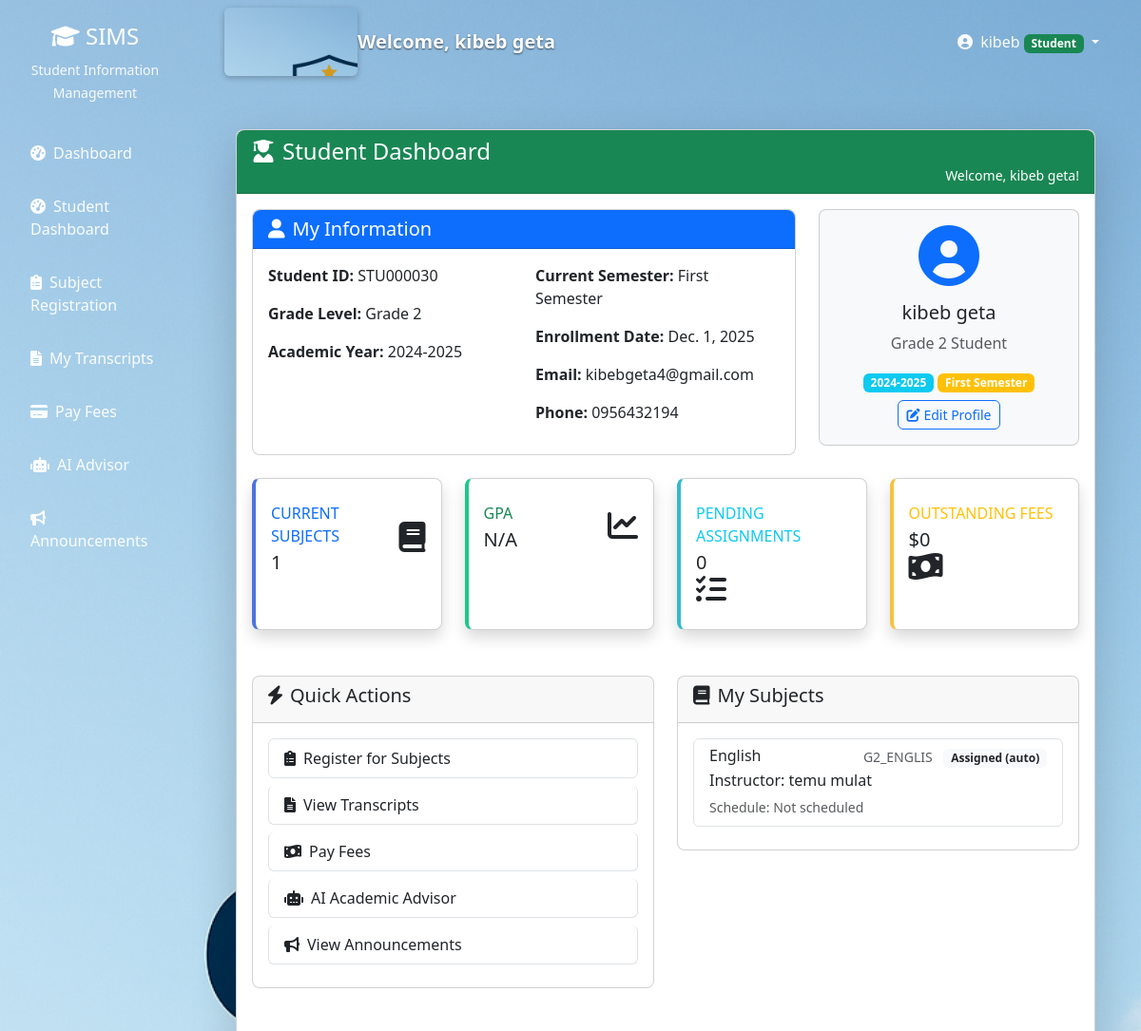
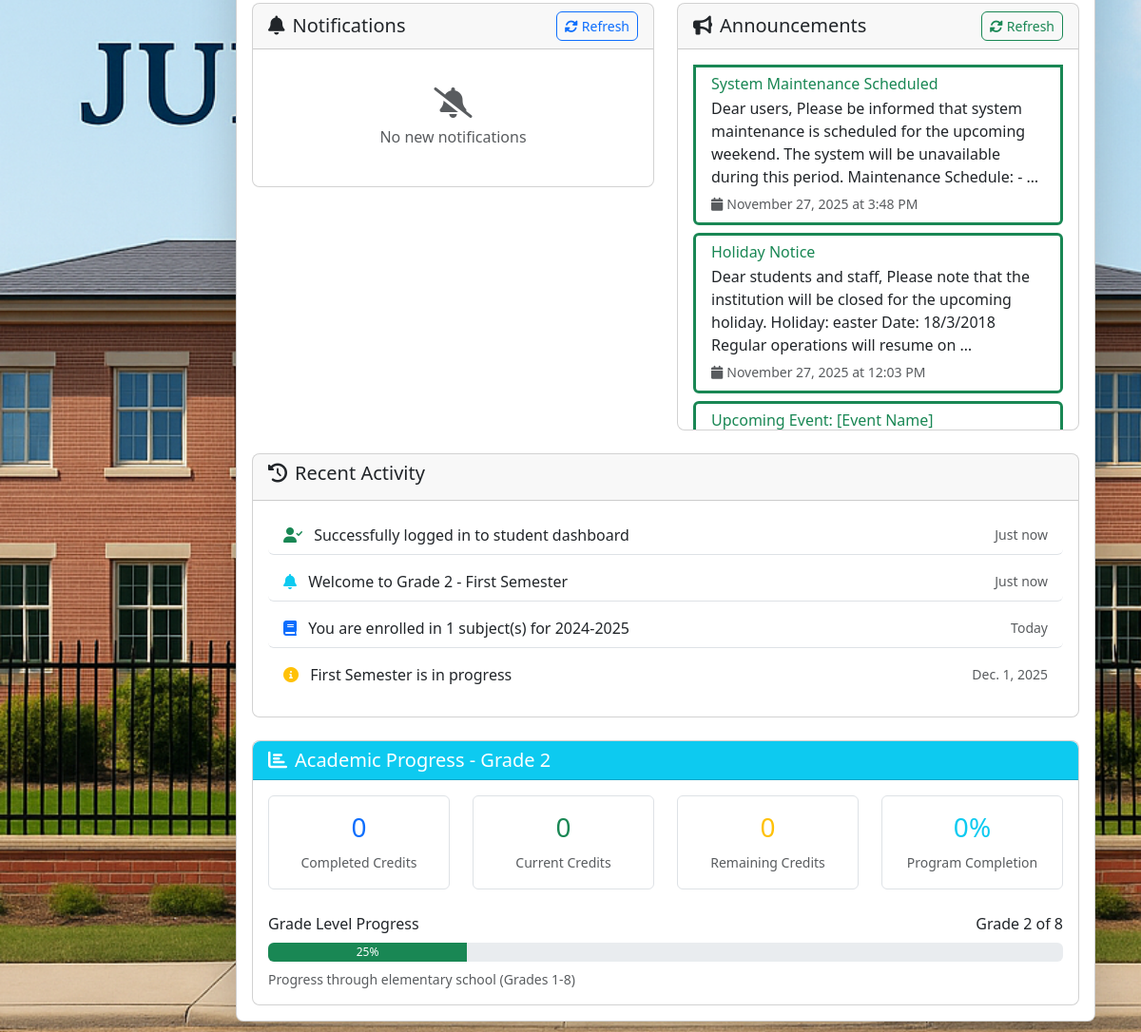
The page /students/dashboard/ (signed in) on the database as committed earlier (2 pictures, top to bottom).
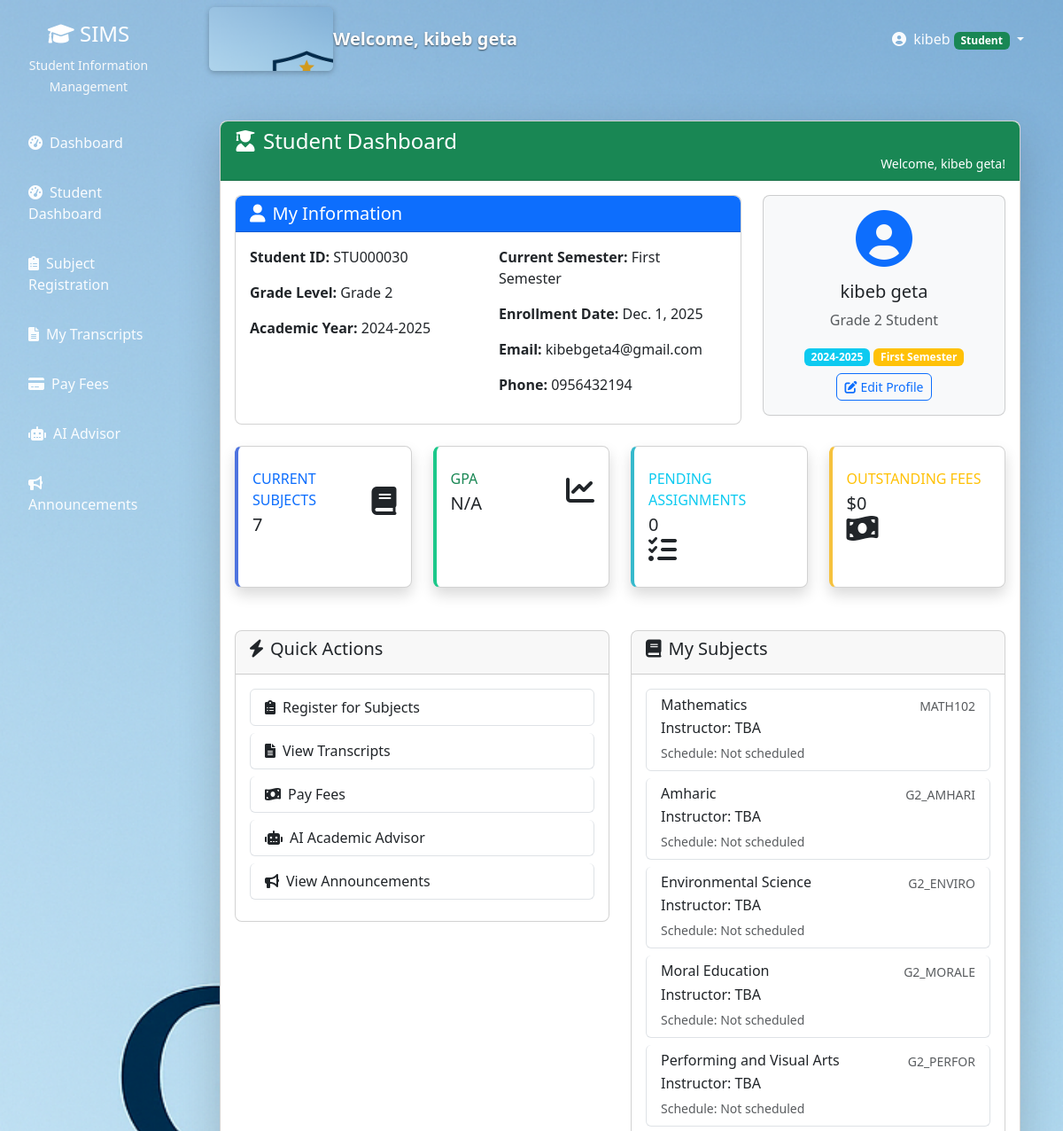
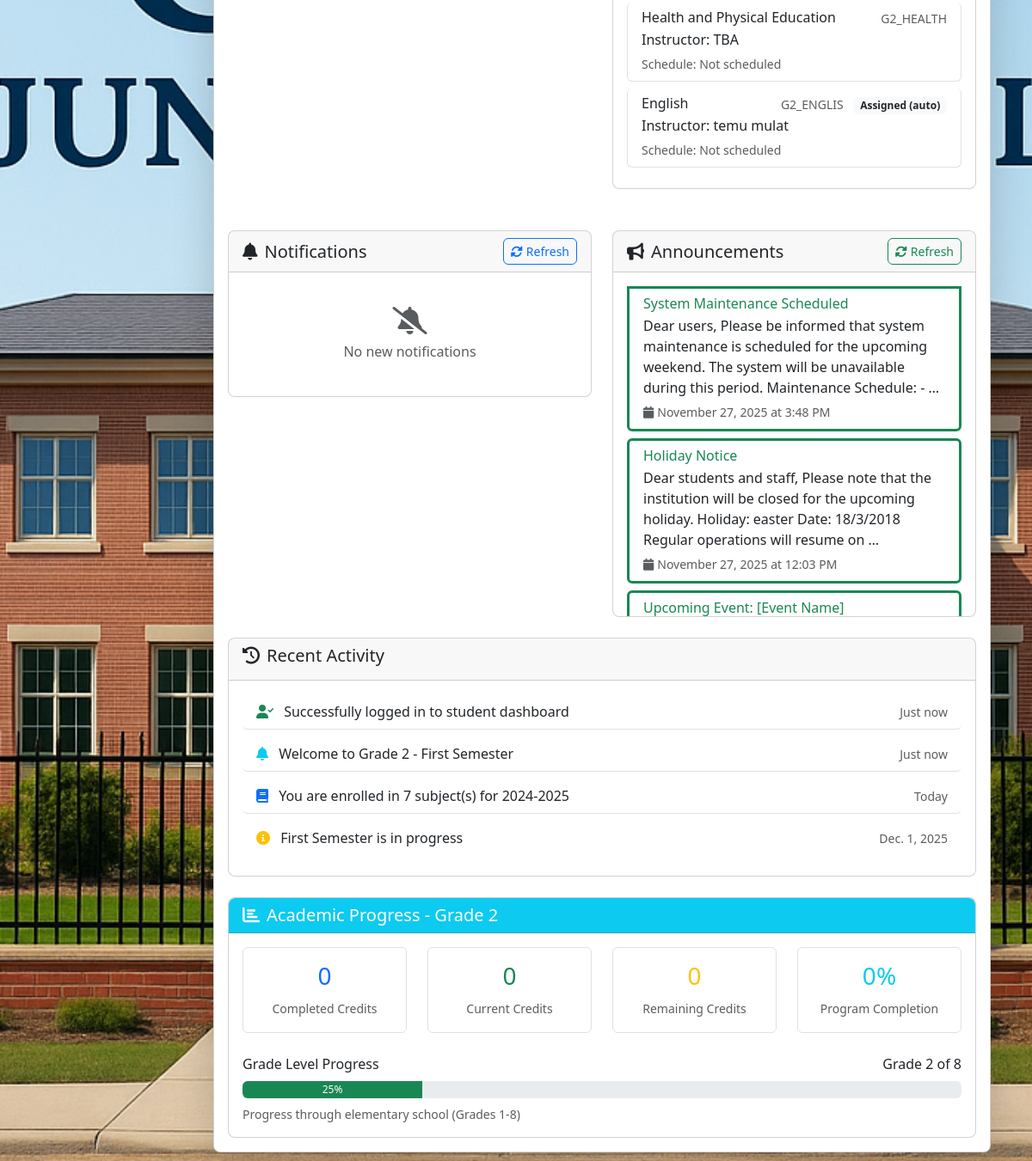
The same page on the database as committed later (2 pictures, top to bottom).
### subjects/models.py (models this page shows, shortened)
class Enrollment(models.Model):
    SEMESTER_CHOICES = [
        ('first', 'First Semester'),
        ('second', 'Second Semester'),
    ]
    STATUS_CHOICES = [
        ('pending', 'Pending Approval'),
        ('approved', 'Approved'),
        ('waitlisted', 'Waitlisted'),
        ('active', 'Active'),
        ('completed', 'Completed'),
        ('dropped', 'Dropped'),
        ('rejected', 'Rejected'),
    ]
    student = models.ForeignKey(
        User,
        on_delete=models.CASCADE,
        related_name='subject_enrollments',
        limit_choices_to={'role': 'student'}
    )
    subject = models.ForeignKey(
        Subject,
        on_delete=models.CASCADE,
        related_name='enrollments'
    )
    enrolled_date = models.DateField(default=timezone.now)
    academic_year = models.CharField(
        max_length=9,
        help_text="Format: YYYY-YYYY (e.g., 2024-2025)"
    )
    semester = models.CharField(
        max_length=10,
        choices=SEMESTER_CHOICES,
        default='first'
    )
    status = models.CharField(
        max_length=20,
        choices=STATUS_CHOICES,
        default='active'
    )
    final_grade = models.CharField(max_length=5, blank=True)
    result = models.CharField(max_length=50, blank=True, null=True, help_text='Result or remark for this enrollment')
    is_auto_assigned = models.BooleanField(default=False)
    class Meta:
        unique_together = ['student', 'subject', 'academic_year', 'semester']
        ordering = ['-enrolled_date']

class Subject(models.Model):
    GRADE_LEVEL_CHOICES = [
        (1, 'Grade 1'),
        (2, 'Grade 2'),
        (3, 'Grade 3'),
        (4, 'Grade 4'),
        (5, 'Grade 5'),
        (6, 'Grade 6'),
        (7, 'Grade 7'),
        (8, 'Grade 8'),
    ]
    SUBJECT_TYPES = [
        ('core', 'Core'),
        ('elective', 'Elective'),
        ('lab', 'Laboratory'),
    ]
    name = models.CharField(max_length=200)
    code = models.CharField(max_length=20, unique=True)
    description = models.TextField(blank=True)
    credit_hours = models.PositiveIntegerField(default=3, help_text="Credit hours for this subject")
    subject_type = models.CharField(max_length=20, choices=SUBJECT_TYPES, default='core')
    grade_level = models.IntegerField(
        choices=GRADE_LEVEL_CHOICES,
        help_text="Select the grade level for this subject"
    )
    day_of_week = models.CharField(max_length=3, choices=Teacher.DAYS_OF_WEEK, blank=True)
    start_time = models.TimeField(null=True, blank=True)
    end_time = models.TimeField(null=True, blank=True)
    room = models.CharField(max_length=50, blank=True)
    sessions_per_week = models.PositiveSmallIntegerField(default=3, help_text='Number of sessions per week')
    instructor = models.ForeignKey(
        Teacher,
        on_delete=models.SET_NULL,
        null=True,
        blank=True,
        related_name='subjects'
    )
    assigned_by_registrar = models.BooleanField(default=False)
    max_capacity = models.IntegerField(default=30)
    is_active = models.BooleanField(default=True)
    created_at = models.DateTimeField(auto_now_add=True)
    updated_at = models.DateTimeField(auto_now=True)
    @property
    def schedule_display(self):
        if self.day_of_week and self.start_time and self.end_time:
            day_name = dict(Teacher.DAYS_OF_WEEK).get(self.day_of_week, self.day_of_week)
            return f"{day_name} {self.start_time.strftime('%H:%M')} - {self.end_time.strftime('%H:%M')}"
        return "Not scheduled"
    class Meta:
        ordering = ['grade_level', 'code']

### notifications/models.py (models this page shows, shortened)
class Announcement(models.Model):
    title = models.CharField(max_length=200)
    content = models.TextField()
    created_by = models.ForeignKey(User, on_delete=models.CASCADE)
    created_at = models.DateTimeField(auto_now_add=True)
    is_active = models.BooleanField(default=True)
    target_roles = models.JSONField(default=list)  # List of roles that should see this

### users/decorators.py (the view)
        def wrapper(request, *args, **kwargs):
            if request.user.is_authenticated:
                if request.user.role in allowed_roles or request.user.is_superuser:
                    return view_func(request, *args, **kwargs)
            messages.error(request, "You don't have permission to access this page.")
            return redirect('dashboard')

### users/models.py (called while the page is built)
    def get_current_semester_display(self):
        return dict(self.SEMESTER_CHOICES).get(self.current_semester, 'Unknown')

### templates/students/student_dashboard.html (shortened to what the changed rows need)
{% extends 'base.html' %}
{% load static %}
{% block content %}
<div class="container-fluid py-4">
    <div class="row">
        <div class="col-12">
            <div class="card shadow-lg">
                <div class="card-body">
                    <div class="row mb-4">
                        <div class="col-xl-3 col-md-6 mb-4">
                            <div class="card border-left-primary shadow h-100 py-2">
                                <div class="card-body">
                                    <div class="row no-gutters align-items-center">
                                        <div class="col mr-2">
                                            <div class="text-xs font-weight-bold text-primary text-uppercase mb-1">Current Subjects</div>
                                            <div class="h5 mb-0 font-weight-bold text-gray-800">{{ enrolled_courses|length }}</div>
                                        </div>
                                    </div>
                                </div>
                            </div>
                        </div>
                    </div>
                    <div class="row">
                        <div class="col-lg-6">
                            <div class="card mb-4">
                                <div class="card-body">
                                    {% if enrolled_courses %}
                                        <div class="list-group">
                                            {% for subject in enrolled_courses %}
                                                <div class="list-group-item">
                                                    <div class="d-flex w-100 justify-content-between">
                                                        <h6 class="mb-1">{{ subject.name }}</h6>
                                                                <small class="text-muted">{{ subject.code }}
                                                                    {% if subject.is_auto_assigned or subject.status == 'assigned' or subject.enrollment.is_auto_assigned %}
                                                                    <span class="badge bg-light text-dark ms-2">Assigned (auto)</span>
                                                                    {% endif %}
                                                                </small>
                                                    </div>
                                                    <p class="mb-1">Instructor: {{ subject.instructor|default:"TBA" }}</p>
                                                    <small class="text-muted">Schedule: {{ subject.schedule|default:"Not scheduled" }}</small>
                                                </div>
                                            {% endfor %}
                                        </div>
                                    {% else %}
                                        <div class="text-center py-4">
                                            <i class="fas fa-book fa-2x text-muted mb-3"></i>
                                            <p class="text-muted">You are not enrolled in any subjects yet.</p>
                                            <a href="{% url 'subject_registration' %}" class="btn btn-primary">Register for Subjects</a>
                                        </div>
                                    {% endif %}
                                </div>
                            </div>
                        </div>
                    </div>
                    <div class="row mt-4">
                        <div class="col-lg-6">
                            <div class="card">
                                <div class="card-body" id="announcementsContainer" style="max-height: 400px; overflow-y: auto;">
                                    {% if recent_announcements %}
                                        <div class="list-group list-group-flush">
                                            {% for ann in recent_announcements %}
                                            <div class="list-group-item border-start border-success border-3">
                                                <div class="d-flex w-100 justify-content-between">
                                                    <div>
                                                        <h6 class="mb-1 text-success">{{ ann.title }}</h6>
                                                        <p class="mb-1" style="white-space: pre-line;">{{ ann.content|truncatewords:25 }}</p>
                                                    </div>
                                                </div>
                                                <small class="text-muted">
                                                    <i class="fas fa-calendar me-1"></i>{{ ann.created_at|date:"F j, Y" }} at {{ ann.created_at|date:"g:i A" }}
                                                </small>
                                            </div>
                                            {% endfor %}
                                        </div>
                                    {% else %}
                                        <div class="text-center py-4">
                                            <i class="fas fa-bullhorn fa-2x text-muted mb-2"></i>
                                            <p class="text-muted mb-0">No announcements at the moment</p>
                                        </div>
                                    {% endif %}
                                </div>
                            </div>
                        </div>
                    </div>
                    <div class="row mt-4">
                        <div class="col-12">
                            <div class="card">
                                <div class="card-body">
                                    <div class="list-group list-group-flush">
                                        {% if enrolled_courses %}
                                        <div class="list-group-item d-flex justify-content-between align-items-center">
                                            <div>
                                                <i class="fas fa-book text-primary me-2"></i>
                                                <span>You are enrolled in {{ enrolled_courses|length }} subject(s) for {{ user.studentprofile.academic_year }}</span>
                                            </div>
                                            <small class="text-muted">Today</small>
                                        </div>
                                        {% endif %}
                                    </div>
                                </div>
                            </div>
                        </div>
                    </div>
                </div>
            </div>
        </div>
    </div>
</div>
{% endblock %}

Rows that differ between the two databases and show on the page:
added Enrollment: name "Mathematics", code "MATH102", instructor "TBA", schedule "Not scheduled"
added Enrollment: name "Amharic", code "G2_AMHARI", instructor "TBA", schedule "Not scheduled"
added Enrollment: name "Environmental Science", code "G2_ENVIRO", instructor "TBA", schedule "Not scheduled"
added Enrollment: name "Moral Education", code "G2_MORALE", instructor "TBA", schedule "Not scheduled"
added Enrollment: name "Performing and Visual Arts", code "G2_PERFOR", instructor "TBA", schedule "Not scheduled"
added Enrollment: name "Health and Physical Education", code "G2_HEALTH", instructor "TBA", schedule "Not scheduled"
Other text that changed with them:
{{ enrolled_courses|length }}: "1" → "7"
